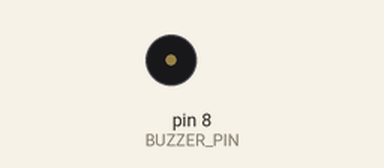
Recording of a sketch running on a simulated Arduino Uno, built with avr-gcc and run on an emulated ATmega328P. Shown: buzzer (waves = sounding).

Above: at 10.6 s.
At 14.6 s:
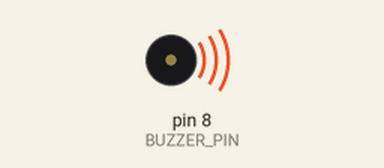
Timing chart, 0 to 16.7 s (numbered marks = the images above):
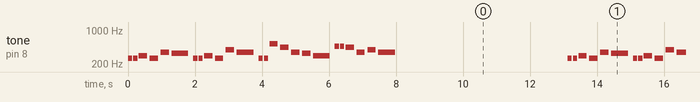

The sketch:

12.ino
```cpp
#define BUZZER_PIN 8

// Ноты и их частоты
#define NOTE_C4  262
#define NOTE_D4  294
#define NOTE_E4  330
#define NOTE_F4  349
#define NOTE_G4  392
#define NOTE_A4  440
#define NOTE_A4S 466
#define NOTE_B4  494
#define NOTE_C5  523
#define NOTE_D5  587

// Мелодия Happy Birthday
int melody[] = {
  NOTE_C4, NOTE_C4, NOTE_D4, NOTE_C4, NOTE_F4, NOTE_E4,
  NOTE_C4, NOTE_C4, NOTE_D4, NOTE_C4, NOTE_G4, NOTE_F4,
  NOTE_C4, NOTE_C4, NOTE_C5, NOTE_A4, NOTE_F4, NOTE_E4, NOTE_D4,
  NOTE_A4S, NOTE_A4S, NOTE_A4, NOTE_F4, NOTE_G4, NOTE_F4
};

// Длительность нот (4 = четвертная нота, 8 = восьмая, 2 = половинная)
int noteDurations[] = {
  8, 8, 4, 4, 4, 2,
  8, 8, 4, 4, 4, 2,
  8, 8, 4, 4, 4, 4, 2,
  8, 8, 4, 4, 4, 2
};

void setup() {
  pinMode(BUZZER_PIN, OUTPUT);

  int totalNotes = sizeof(melody) / sizeof(melody[0]);

  for (int thisNote = 0; thisNote < totalNotes; thisNote++) {
    int noteDuration = 1000 / noteDurations[thisNote];
    tone(BUZZER_PIN, melody[thisNote], noteDuration);

    int pauseBetweenNotes = noteDuration * 1.30;
    delay(pauseBetweenNotes);
    noTone(BUZZER_PIN);
  }
}

void loop() {
  // Повтор воспроизведения раз в 5 секунд
  delay(5000);

  int totalNotes = sizeof(melody) / sizeof(melody[0]);
  for (int thisNote = 0; thisNote < totalNotes; thisNote++) {
    int noteDuration = 1000 / noteDurations[thisNote];
    tone(BUZZER_PIN, melody[thisNote], noteDuration);

    int pauseBetweenNotes = noteDuration * 1.30;
    delay(pauseBetweenNotes);
    noTone(BUZZER_PIN);
  }
}
```

Measured:
- by itself, tone on pin 8 (BUZZER_PIN): plays 262 Hz for 0.13 s, 262 Hz for 0.13 s, 294 Hz for 0.25 s, 262 Hz for 0.25 s, 349 Hz for 0.25 s, 330 Hz for 0.50 s … (250 notes in this stretch)
